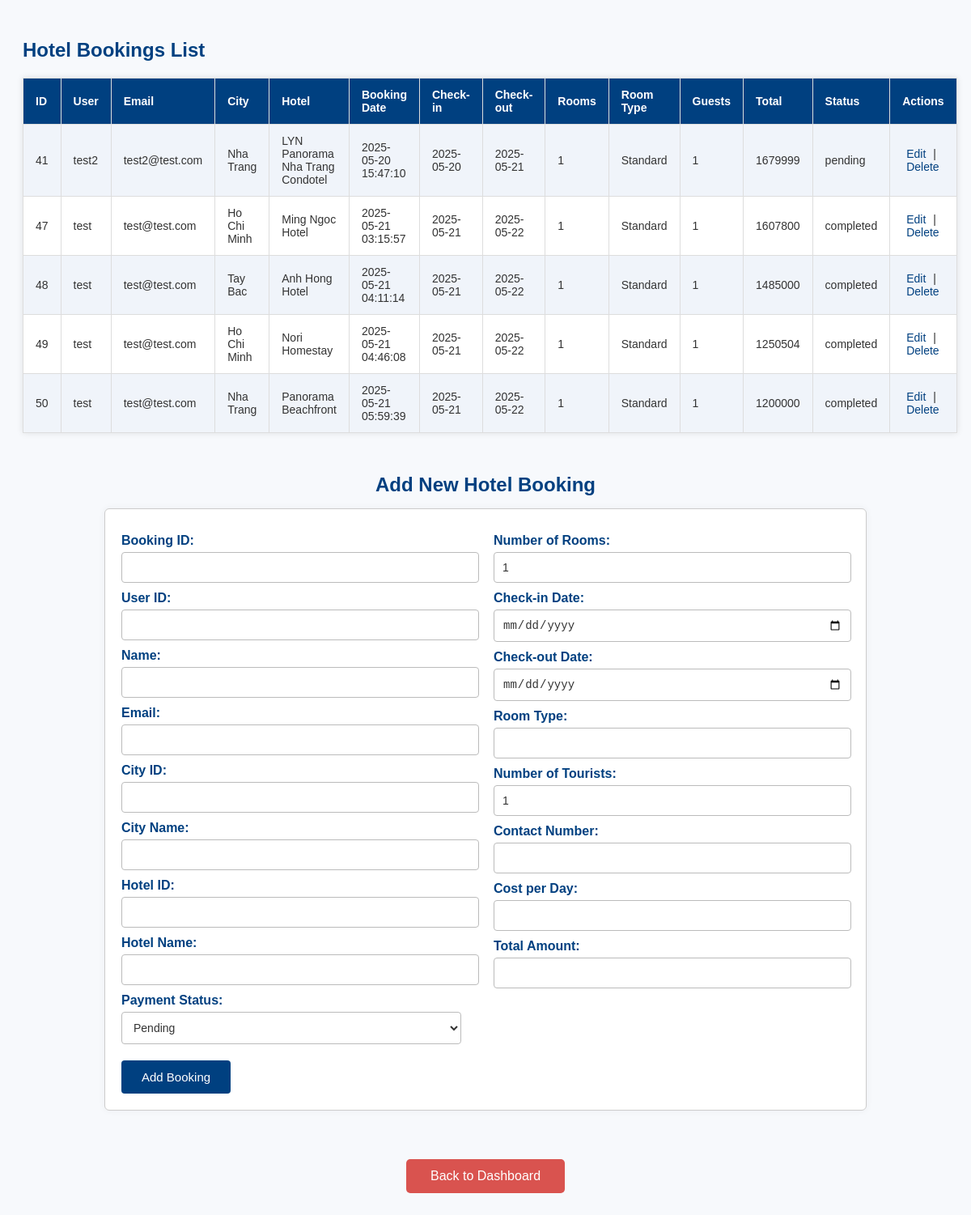
The page /admin/adminviewhotelbooking.php on the database its author committed.
### tables this page shows
CREATE TABLE `hotel_bookings` (
  `booking_id` int NOT NULL AUTO_INCREMENT,
  `userid` int NOT NULL,
  `name` varchar(100) NOT NULL,
  `email` varchar(100) NOT NULL,
  `cityid` int NOT NULL,
  `city_name` varchar(100) NOT NULL,
  `hotelid` int NOT NULL,
  `hotel_name` varchar(100) NOT NULL,
  `tourists` int NOT NULL DEFAULT '1',
  `check_in_date` date DEFAULT NULL,
  `check_out_date` date DEFAULT NULL,
  `room_type` varchar(50) NOT NULL DEFAULT 'Standard',
  `contact` varchar(20) NOT NULL,
  `cost_per_day` int NOT NULL,
  `total_amount` int NOT NULL,
  `order_id` varchar(50) DEFAULT NULL,
  `booking_date` timestamp NULL DEFAULT CURRENT_TIMESTAMP,
  `number_of_rooms` int NOT NULL DEFAULT '1',
  `payment_status` varchar(20) DEFAULT 'pending',
  PRIMARY KEY (`booking_id`),
  KEY `userid` (`userid`),
  KEY `cityid` (`cityid`),
  KEY `hotelid` (`hotelid`),
  CONSTRAINT `hotel_bookings_ibfk_1` FOREIGN KEY (`userid`) REFERENCES `login` (`usersid`),
  CONSTRAINT `hotel_bookings_ibfk_2` FOREIGN KEY (`cityid`) REFERENCES `cities` (`cityid`),
  CONSTRAINT `hotel_bookings_ibfk_3` FOREIGN KEY (`hotelid`) REFERENCES `hotels` (`hotelid`)
);

### admin/adminviewhotelbooking.php (the view, shortened to what this page needs)
<?php
include '../dbconnect.php';
$result = $conn->query("SELECT * FROM hotel_bookings");
?>
<!DOCTYPE html>
<html lang="en">
<head>
    <link rel="stylesheet" type="text/css" href="../css/adminviewhotelbooking.css">
</head>
<div>
    <h2>Hotel Bookings List</h2>
    <table>
        <tr>
            <th>ID</th>
            <th>User</th>
            <th>Email</th>
            <th>City</th>
            <th>Hotel</th>
            <th>Booking Date</th>
            <th>Check-in</th>
            <th>Check-out</th>
            <th>Rooms</th>
            <th>Room Type</th>
            <th>Guests</th>
            <th>Total</th>
            <th>Status</th>
            <th>Actions</th>
        </tr>
        <?php while ($row = $result->fetch_assoc()) { ?>
            <tr>
                <td><?= htmlspecialchars($row["booking_id"]) ?></td>
                <td><?= htmlspecialchars($row["name"]) ?></td>
                <td><?= htmlspecialchars($row["email"]) ?></td>
                <td><?= htmlspecialchars($row["city_name"]) ?></td>
                <td><?= htmlspecialchars($row["hotel_name"]) ?></td>
                <td><?= htmlspecialchars($row["booking_date"]) ?></td>
                <td><?= htmlspecialchars($row["check_in_date"]) ?></td>
                <td><?= htmlspecialchars($row["check_out_date"]) ?></td>
                <td><?= htmlspecialchars($row["number_of_rooms"]) ?></td>
                <td><?= htmlspecialchars($row["room_type"]) ?></td>
                <td><?= htmlspecialchars($row["tourists"]) ?></td>
                <td><?= htmlspecialchars($row["total_amount"]) ?></td>
                <td><?= htmlspecialchars($row["payment_status"]) ?></td>
                <td>
                    <a href="?edit=<?= htmlspecialchars($row["booking_id"]) ?>">Edit</a> |
                    <a href="?delete=<?= htmlspecialchars($row["booking_id"]) ?>"
                        onclick="return confirm('Are you sure you want to delete this booking?')">Delete</a>
                </td>
            </tr>
        <?php } ?>
    </table>
    <?php
    $edit = null;
    ?>
   <div class="form-container">
    <h2><?= $edit ? "Edit Hotel Booking #" . htmlspecialchars($edit["booking_id"]) : "Add New Hotel Booking" ?></h2>
    <form method="POST" novalidate>
        <div class="form-columns">
            <div>
                <label for="booking_id">Booking ID:</label>
                <input id="booking_id" name="booking_id" type="number" value="<?= htmlspecialchars($edit["booking_id"] ?? '') ?>" required>
                <label for="userid">User ID:</label>
                <input id="userid" name="userid" type="number" value="<?= htmlspecialchars($edit["userid"] ?? '') ?>" required>
                <label for="name">Name:</label>
                <input id="name" name="name" type="text" value="<?= htmlspecialchars($edit["name"] ?? '') ?>" required>
                <label for="email">Email:</label>
                <input id="email" name="email" type="email" value="<?= htmlspecialchars($edit["email"] ?? '') ?>" required>
                <label for="cityid">City ID:</label>
                <input id="cityid" name="cityid" type="number" value="<?= htmlspecialchars($edit["cityid"] ?? '') ?>" required>
                <label for="city_name">City Name:</label>
                <input id="city_name" name="city_name" type="text" value="<?= htmlspecialchars($edit["city_name"] ?? '') ?>" required>
                <label for="hotelid">Hotel ID:</label>
                <input id="hotelid" name="hotelid" type="number" value="<?= htmlspecialchars($edit["hotelid"] ?? '') ?>" required>
                <label for="hotel_name">Hotel Name:</label>
                <input id="hotel_name" name="hotel_name" type="text" value="<?= htmlspecialchars($edit["hotel_name"] ?? '') ?>" required>
                <label for="payment_status">Payment Status:</label>
                <select id="payment_status" name="payment_status" required>
                    <option value="pending" <?= (isset($edit['payment_status']) && $edit['payment_status'] == 'pending') ? 'selected' : '' ?>>Pending</option>
                </select>
            </div>
            <div>
                <label for="number_of_rooms">Number of Rooms:</label>
                <input id="number_of_rooms" name="number_of_rooms" type="number" min="1" value="<?= htmlspecialchars($edit["number_of_rooms"] ?? '1') ?>" required>
                <label for="check_in_date">Check-in Date:</label>
                <input id="check_in_date" name="check_in_date" type="date" value="<?= htmlspecialchars($edit["check_in_date"] ?? '') ?>" required>
                <label for="check_out_date">Check-out Date:</label>
                <input id="check_out_date" name="check_out_date" type="date" value="<?= htmlspecialchars($edit["check_out_date"] ?? '') ?>" required>
                <label for="room_type">Room Type:</label>
                <input id="room_type" name="room_type" type="text" value="<?= htmlspecialchars($edit["room_type"] ?? '') ?>" required>
                <label for="tourists">Number of Tourists:</label>
                <input id="tourists" name="tourists" type="number" min="1" value="<?= htmlspecialchars($edit["tourists"] ?? '1') ?>" required>
                <label for="contact">Contact Number:</label>
                <input id="contact" name="contact" type="text" value="<?= htmlspecialchars($edit["contact"] ?? '') ?>" required>
                <label for="cost_per_day">Cost per Day:</label>
                <input id="cost_per_day" name="cost_per_day" type="number" min="0" step="0.01" value="<?= htmlspecialchars($edit["cost_per_day"] ?? '') ?>" required>
                <label for="total_amount">Total Amount:</label>
                <input id="total_amount" name="total_amount" type="number" min="0" step="0.01" value="<?= htmlspecialchars($edit["total_amount"] ?? '') ?>" required>
            </div>
        </div>
        <input type="submit" value="<?= $edit ? "Update Booking" : "Add Booking" ?>">
    </form>
</div>
</div>
    <div class="back-btn-wrapper">
        <button class="back-btn" onclick="window.location.href='admindashboard.php'">Back to Dashboard</button>
    </div>
</body>
</html>

### css/adminviewhotelbooking.css (style rules this page uses)
h2 { color: #004080; margin-bottom: 20px; }
table { width: 100%; border-collapse: collapse; margin-bottom: 30px; background: #fff; box-shadow: 0 0 8px rgba(0,0,0,0.1); }
th, td { border: 1px solid #ddd; padding: 12px 15px; text-align: left; font-size: 14px; }
th { background: #004080; color: white; font-weight: 600; }
tr:nth-child(even) { background: #f0f4fa; }
a { color: #004080; text-decoration: none; margin: 0 5px; }
form { background: #fff; padding: 20px; border: 1px solid #ccc; max-width: 900px; border-radius: 6px; box-shadow: 0 0 10px rgba(0,0,0,0.05); width: 100%; margin: 0 auto 40px auto; }
.form-columns { display: flex; gap: 20px; flex-wrap: wrap; }
.form-columns > div { flex: 1; min-width: 250px; }
label { display: block; margin-top: 10px; margin-bottom: 5px; font-weight: bold; color: #004080; }
select { width: calc(100% - 20px); padding: 10px; border: 1px solid #bbb; border-radius: 4px; font-size: 14px; background: #fff; color: #333; }
input[type="text"], input[type="email"], input[type="number"], input[type="date"] { width: calc(100% - 20px); padding: 10px; border: 1px solid #bbb; border-radius: 4px; font-size: 14px; color: #333; }
button, input[type="submit"] { background: #004080; color: white; border: none; padding: 12px 25px; border-radius: 4px; cursor: pointer; font-size: 15px; margin-top: 20px; transition: background-color 0.3s ease; }
.form-container { display: flex; flex-direction: column; align-items: center; margin-top: 30px; }
.form-container h2 { text-align: center; margin-bottom: 15px; }
.back-btn-wrapper { text-align: center; margin-top: 20px; }
.back-btn { display: block; margin: 0 auto 40px auto; padding: 12px 30px; font-size: 16px; background-color: #d9534f; color: white; border: none; border-radius: 5px; cursor: pointer; max-width: 220px; text-align: center; transition: background-color 0.3s ease; }

### rows shown on the page
hotel_bookings: booking_id "41", name "test2", email "test2@test.com", city_name "Nha Trang", hotel_name "LYN Panorama Nha Trang Condotel", booking_date "2025-05-20 15:47:10", check_in_date "2025-05-20", check_out_date "2025-05-21", number_of_rooms "1", room_type "Standard", tourists "1", total_amount "1679999", payment_status "pending"
hotel_bookings: booking_id "47", name "test", email "test@test.com", city_name "Ho Chi Minh", hotel_name "Ming Ngoc Hotel", booking_date "2025-05-21 03:15:57", check_in_date "2025-05-21", check_out_date "2025-05-22", number_of_rooms "1", room_type "Standard", tourists "1", total_amount "1607800", payment_status "completed"
hotel_bookings: booking_id "48", name "test", email "test@test.com", city_name "Tay Bac", hotel_name "Anh Hong Hotel", booking_date "2025-05-21 04:11:14", check_in_date "2025-05-21", check_out_date "2025-05-22", number_of_rooms "1", room_type "Standard", tourists "1", total_amount "1485000", payment_status "completed"
hotel_bookings: booking_id "49", name "test", email "test@test.com", city_name "Ho Chi Minh", hotel_name "Nori Homestay", booking_date "2025-05-21 04:46:08", check_in_date "2025-05-21", check_out_date "2025-05-22", number_of_rooms "1", room_type "Standard", tourists "1", total_amount "1250504", payment_status "completed"
hotel_bookings: booking_id "50", name "test", email "test@test.com", city_name "Nha Trang", hotel_name "Panorama Beachfront", booking_date "2025-05-21 05:59:39", check_in_date "2025-05-21", check_out_date "2025-05-22", number_of_rooms "1", room_type "Standard", tourists "1", total_amount "1200000", payment_status "completed"
